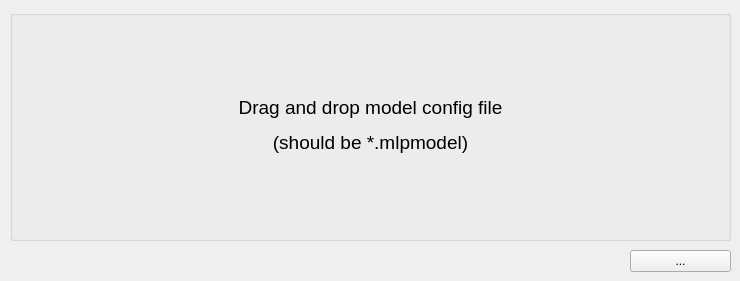
                                    <widget class="QWidget" name="tab_2">
                                        <attribute name="title">
                                            <string>Load</string>
                                        </attribute>
                                        <widget class="QGroupBox" name="groupBox">
                                            <property name="geometry">
                                                <rect>
                                                    <x>10</x>
                                                    <y>10</y>
                                                    <width>721</width>
                                                    <height>231</height>
                                                </rect>
                                            </property>
                                            <property name="title">
                                                <string />
                                            </property>
                                            <widget class="ImportFileItem"
                                                name="import_model_config_label">
                                                <property name="enabled">
                                                    <bool>true</bool>
                                                </property>
                                                <property name="geometry">
                                                    <rect>
                                                        <x>0</x>
                                                        <y>0</y>
                                                        <width>721</width>
                                                        <height>231</height>
                                                    </rect>
                                                </property>
                                                <property name="minimumSize">
                                                    <size>
                                                        <width>10</width>
                                                        <height>10</height>
                                                    </size>
                                                </property>
                                                <property name="cursor">
                                                    <cursorShape>ArrowCursor</cursorShape>
                                                </property>
                                                <property name="acceptDrops">
                                                    <bool>true</bool>
                                                </property>
                                                <property name="frameShape">
                                                    <enum>QFrame::NoFrame</enum>
                                                </property>
                                                <property name="frameShadow">
                                                    <enum>QFrame::Raised</enum>
                                                </property>
                                                <property name="text">
                                                    <string>
                                                        &lt;html&gt;&lt;head/&gt;&lt;body&gt;&lt;p&gt;&lt;span
                                                        style=&quot; font-size:14pt;&quot;&gt;Drag
                                                        and drop model config
                                                        file&lt;/span&gt;&lt;/p&gt;&lt;p&gt;&lt;span
                                                        style=&quot;
                                                        font-size:14pt;&quot;&gt;(should be
                                                        *.mlpmodel)&lt;/span&gt;&lt;/p&gt;&lt;/body&gt;&lt;/html&gt;</string>
                                                </property>
                                                <property name="scaledContents">
                                                    <bool>false</bool>
                                                </property>
                                                <property name="alignment">
                                                    <set>Qt::AlignCenter</set>
                                                </property>
                                                <property name="indent">
                                                    <number>-1</number>
                                                </property>
                                            </widget>
                                        </widget>
                                        <widget class="QToolButton" name="toolButton">
                                            <property name="geometry">
                                                <rect>
                                                    <x>630</x>
                                                    <y>250</y>
                                                    <width>101</width>
                                                    <height>22</height>
                                                </rect>
                                            </property>
                                            <property name="text">
                                                <string>...</string>
                                            </property>
                                        </widget>
                                        <widget class="QLabel" name="file_path_label">
                                            <property name="enabled">
                                                <bool>true</bool>
                                            </property>
                                            <property name="geometry">
                                                <rect>
                                                    <x>10</x>
                                                    <y>250</y>
                                                    <width>611</width>
                                                    <height>20</height>
                                                </rect>
                                            </property>
                                            <property name="text">
                                                <string />
                                            </property>
                                        </widget>
                                    </widget>
